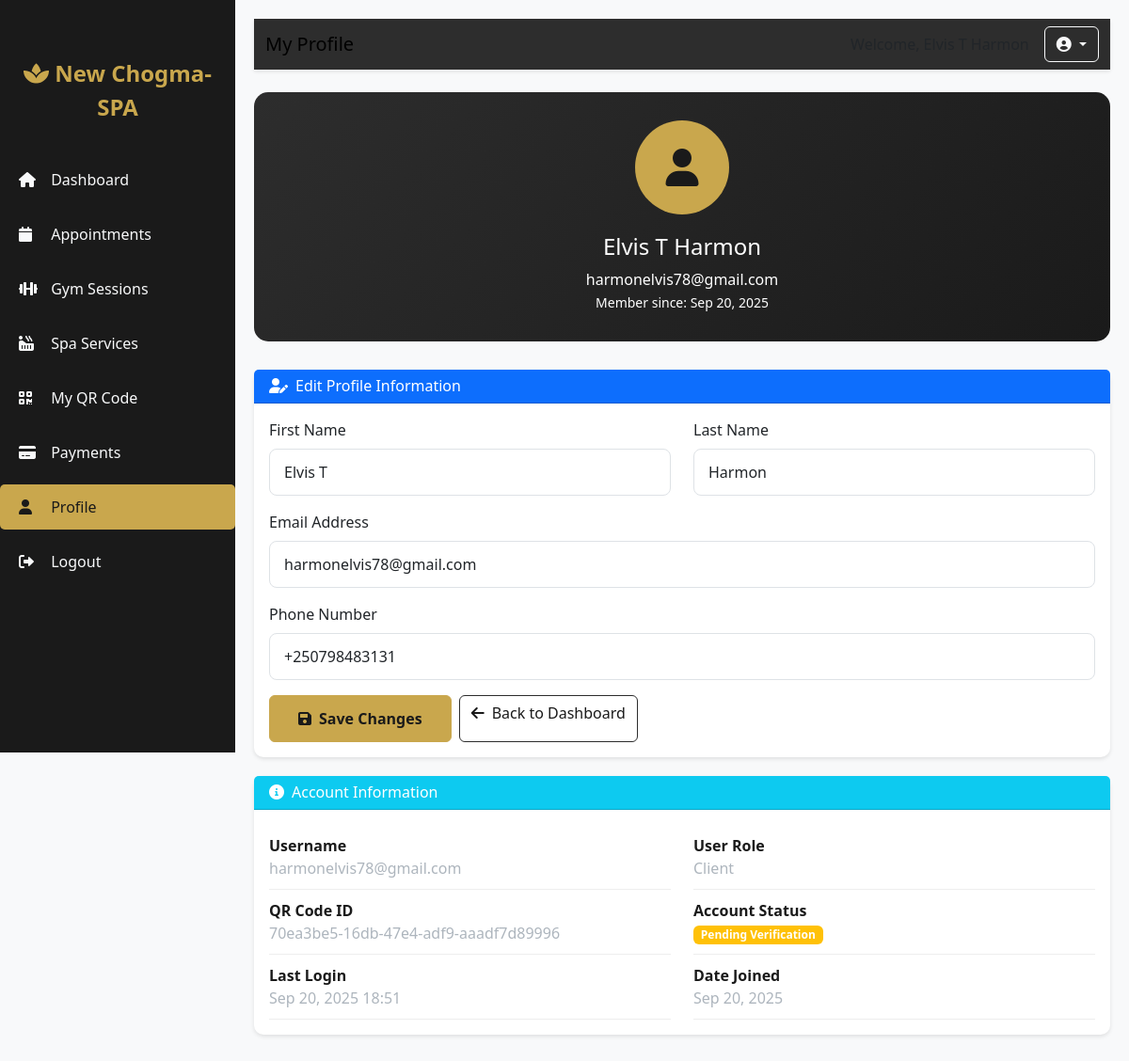
The app's page /client/profile/ (signed in) with its own data.
### accounts/models.py (models this page shows, shortened)
class CustomUser(AbstractUser):
    CLIENT = 'client'
    ADMIN = 'admin'
    STAFF = 'staff'
    ROLE_CHOICES = [
        (CLIENT, 'Client'),
        (ADMIN, 'Admin'),
        (STAFF, 'Staff'),
    ]
    phone_regex = RegexValidator(
        regex=r'^\+250\d{9}$',
        message="Phone number must be in the format: '+250xxxxxxxxx' where x is a digit (12 digits total)"
    )
    role = models.CharField(max_length=10, choices=ROLE_CHOICES, default=CLIENT)
    phone_number = models.CharField(
        max_length=15,
        blank=True,
        validators=[phone_regex],
        unique=True,
        error_messages={'unique': 'A user with this phone number already exists.'}
    )
    email = models.EmailField(unique=True, error_messages={'unique': 'A user with this email already exists.'})
    qr_code = models.UUIDField(default=uuid.uuid4, editable=False, unique=True)
    date_joined = models.DateTimeField(auto_now_add=True)
    is_verified = models.BooleanField(default=False)
    groups = models.ManyToManyField(
        'auth.Group',
        verbose_name='groups',
        blank=True,
        help_text='The groups this user belongs to.',
        related_name="customuser_set",
        related_query_name="user",
    )
    user_permissions = models.ManyToManyField(
        'auth.Permission',
        verbose_name='user permissions',
        blank=True,
        help_text='Specific permissions for this user.',
        related_name="customuser_set",
        related_query_name="user",
    )
    def get_full_name(self):
        return f"{self.first_name} {self.last_name}".strip()
    class Meta:
        verbose_name = 'User'
        verbose_name_plural = 'Users'

### client/views.py (the view)
# urls.py: path('profile/', views.client_profile, name='profile'),
@login_required
def client_profile(request):
    if request.user.role != CustomUser.CLIENT:
        messages.error(request, 'You do not have permission to access this page.')
        return redirect('accounts:login')
    user = request.user
    if request.method == 'POST':
        form = UserProfileForm(request.POST, instance=user)
        if form.is_valid():
            form.save()
            messages.success(request, 'Profile updated successfully!')
            return redirect('client:profile')
        else:
            messages.error(request, 'Please correct the errors below.')
    else:
        form = UserProfileForm(instance=user)
    context = {
        'user': user,
        'form': form,
        'active_tab': 'profile',
    }
    return render(request, 'client/profile.html', context)

### accounts/forms.py (shortened to what this page needs)
class UserProfileForm(forms.ModelForm):
    class Meta:
        model = CustomUser
        fields = ['first_name', 'last_name', 'email', 'phone_number']
        widgets = {
            'first_name': forms.TextInput(attrs={
                'class': 'form-control',
                'placeholder': 'Enter your first name'
            }),
            'last_name': forms.TextInput(attrs={
                'class': 'form-control',
                'placeholder': 'Enter your last name'
            }),
            'email': forms.EmailInput(attrs={
                'class': 'form-control',
                'placeholder': 'Enter your email'
            }),
            'phone_number': forms.TextInput(attrs={
                'class': 'form-control',
                'placeholder': 'Enter your phone number (+250xxxxxxxxx)'
            }),
        }

### templates/client/profile.html (shortened to what this page needs)
<!DOCTYPE html>
<html lang="en">
<head>
    <link href="https://cdn.jsdelivr.net/npm/bootstrap@5.3.0-alpha1/dist/css/bootstrap.min.css" rel="stylesheet">
    <link rel="stylesheet" href="https://cdnjs.cloudflare.com/ajax/libs/font-awesome/6.0.0/css/all.min.css">
</head>
<body>
    <div class="sidebar" id="sidebar">
        <div class="logo">
            <i class="fas fa-spa"></i> New Chogma-SPA
        </div>
        <nav class="nav flex-column">
            <a class="nav-link" href="{% url 'client:dashboard' %}">
                <i class="fas fa-home"></i> Dashboard
            </a>
            <a class="nav-link" href="#">
                <i class="fas fa-calendar"></i> Appointments
            </a>
            <a class="nav-link" href="#">
                <i class="fas fa-dumbbell"></i> Gym Sessions
            </a>
            <a class="nav-link {% if active_tab == 'services' %}active{% endif %}" href="{% url 'client:services' %}">
                <i class="fas fa-hot-tub"></i> Spa Services
            </a>
            <a class="nav-link" href="#">
                <i class="fas fa-qrcode"></i> My QR Code
            </a>
            <a class="nav-link" href="#">
                <i class="fas fa-credit-card"></i> Payments
            </a>
            <a class="nav-link active" href="{% url 'client:profile' %}">
                <i class="fas fa-user"></i> Profile
            </a>
            <a class="nav-link" href="{% url 'accounts:logout' %}">
                <i class="fas fa-sign-out-alt"></i> Logout
            </a>
        </nav>
    </div>
    <div class="main-content" id="mainContent">
        <nav class="navbar navbar-expand-lg mb-4">
            <div class="container-fluid">
                <span class="navbar-brand mb-0 h1">My Profile</span>
                <div class="d-flex align-items-center">
                    <span class="me-3 d-none d-md-block">Welcome, {{ user.get_full_name|default:user.username }}</span>
                    <div class="dropdown">
                        <button class="btn btn-outline-light dropdown-toggle" type="button" data-bs-toggle="dropdown">
                            <i class="fas fa-user-circle"></i>
                        </button>
                    </div>
                </div>
            </div>
        </nav>
        <div class="profile-header">
            <div class="row align-items-center">
                <div class="col-12 text-center">
                    <div class="profile-avatar">
                        <i class="fas fa-user"></i>
                    </div>
                    <h4>{{ user.get_full_name|default:user.username }}</h4>
                    <p class="mb-0">{{ user.email }}</p>
                    <small>Member since: {{ user.date_joined|date:"M d, Y" }}</small>
                </div>
            </div>
        </div>
        <div class="card">
            <div class="card-header bg-primary text-white">
                <h6 class="mb-0"><i class="fas fa-user-edit me-2"></i>Edit Profile Information</h6>
            </div>
            <div class="card-body">
                <form method="post" novalidate>
                    <div class="row">
                        <div class="col-md-6">
                            <div class="mb-3">
                                <label for="firstName" class="form-label">First Name</label>
                                <input type="text" class="form-control {% if form.first_name.errors %}is-invalid{% endif %}"
                                       id="firstName" name="first_name"
                                       value="{{ form.first_name.value|default:user.first_name }}"
                                       placeholder="Enter your first name" required>
                            </div>
                        </div>
                        <div class="col-md-6">
                            <div class="mb-3">
                                <label for="lastName" class="form-label">Last Name</label>
                                <input type="text" class="form-control {% if form.last_name.errors %}is-invalid{% endif %}"
                                       id="lastName" name="last_name"
                                       value="{{ form.last_name.value|default:user.last_name }}"
                                       placeholder="Enter your last name" required>
                            </div>
                        </div>
                    </div>
                    <div class="mb-3">
                        <label for="email" class="form-label">Email Address</label>
                        <input type="email" class="form-control {% if form.email.errors %}is-invalid{% endif %}"
                               id="email" name="email"
                               value="{{ form.email.value|default:user.email }}"
                               placeholder="Enter your email" required>
                    </div>
                    <div class="mb-3">
                        <label for="phone" class="form-label">Phone Number</label>
                        <input type="tel" class="form-control {% if form.phone_number.errors %}is-invalid{% endif %}"
                               id="phone" name="phone_number"
                               value="{{ form.phone_number.value|default:user.phone_number }}"
                               placeholder="Enter your phone number (+250xxxxxxxxx)" required>
                    </div>
                    <div class="d-flex gap-2">
                        <button type="submit" class="btn btn-primary">
                            <i class="fas fa-save me-2"></i>Save Changes
                        </button>
                        <a href="{% url 'client:dashboard' %}" class="btn btn-outline-secondary">
                            <i class="fas fa-arrow-left me-2"></i>Back to Dashboard
                        </a>
                    </div>
                </form>
            </div>
        </div>
        <div class="card">
            <div class="card-header bg-info text-white">
                <h6 class="mb-0"><i class="fas fa-info-circle me-2"></i>Account Information</h6>
            </div>
            <div class="card-body">
                <div class="row">
                    <div class="col-md-6">
                        <div class="info-item">
                            <div class="info-label">Username</div>
                            <div class="info-value">{{ user.username }}</div>
                        </div>
                    </div>
                    <div class="col-md-6">
                        <div class="info-item">
                            <div class="info-label">User Role</div>
                            <div class="info-value">{{ user.get_role_display }}</div>
                        </div>
                    </div>
                    <div class="col-md-6">
                        <div class="info-item">
                            <div class="info-label">QR Code ID</div>
                            <div class="info-value">{{ user.qr_code }}</div>
                        </div>
                    </div>
                    <div class="col-md-6">
                        <div class="info-item">
                            <div class="info-label">Account Status</div>
                            <div class="info-value">
                                {% if user.is_verified %}
                                    <span class="badge bg-success">Verified</span>
                                {% else %}
                                    <span class="badge bg-warning">Pending Verification</span>
                                {% endif %}
                            </div>
                        </div>
                    </div>
                    <div class="col-md-6">
                        <div class="info-item">
                            <div class="info-label">Last Login</div>
                            <div class="info-value">{{ user.last_login|date:"M d, Y H:i"|default:"Never" }}</div>
                        </div>
                    </div>
                    <div class="col-md-6">
                        <div class="info-item">
                            <div class="info-label">Date Joined</div>
                            <div class="info-value">{{ user.date_joined|date:"M d, Y" }}</div>
                        </div>
                    </div>
                </div>
            </div>
        </div>
    </div>
</body>
</html>

### templates/client/profile.html (style rules this page uses)
:root { --primary-dark: #1a1a1a; --primary-light: #2d2d2d; --accent: #c9a74d; --text-light: #f8f9fa; --text-muted: #adb5bd; }
body { background-color: #f8f9fa; font-family: 'Segoe UI', Tahoma, Geneva, Verdana, sans-serif; padding-bottom: 60px; }
.sidebar { background-color: var(--primary-dark); color: var(--text-light); position: fixed; top: 0; left: -250px; width: 250px; height: 100vh; padding-top: 60px; transition: left 0.3s ease; z-index: 1000; }
.main-content { padding: 20px 15px; transition: margin-left 0.3s ease; }
.navbar { background-color: var(--primary-light); box-shadow: 0 2px 4px rgba(0,0,0,0.1); position: sticky; top: 0; z-index: 100; }
.logo { color: var(--accent); font-size: 1.5rem; font-weight: bold; text-align: center; margin-bottom: 30px; padding: 0 15px; }
.nav-link { color: var(--text-light); padding: 12px 20px; margin: 5px 0; border-radius: 5px; transition: all 0.3s; }
.nav-link:hover, .nav-link.active { background-color: var(--accent); color: var(--primary-dark); }
.nav-link i { width: 20px; margin-right: 10px; }
.card { border: none; border-radius: 10px; box-shadow: 0 2px 4px rgba(0,0,0,0.1); margin-bottom: 20px; }
.profile-header { background: linear-gradient(135deg, var(--primary-light) 0%, var(--primary-dark) 100%); color: white; padding: 30px; border-radius: 15px; margin-bottom: 30px; text-align: center; }
.profile-avatar { width: 100px; height: 100px; border-radius: 50%; background-color: var(--accent); display: flex; align-items: center; justify-content: center; margin: 0 auto 20px; font-size: 2.5rem; color: var(--primary-dark); }
.form-control { border-radius: 8px; padding: 12px 15px; margin-bottom: 5px; }
.btn-primary { background-color: var(--accent); border-color: var(--accent); color: var(--primary-dark); font-weight: 600; padding: 12px 30px; }
.btn-outline-secondary { border-color: var(--primary-light); color: var(--primary-dark); }
@media (min-width: 768px) { .sidebar { left: 0; } }
@media (min-width: 768px) { .main-content { margin-left: 250px; padding: 20px; } }
.info-item { padding: 10px 0; border-bottom: 1px solid #eee; }
.info-label { font-weight: 600; color: var(--primary-dark); }
.info-value { color: var(--text-muted); }

### records on screen
CustomUser: get_full_name "Elvis T Harmon", email "harmonelvis78@gmail.com", date_joined "Sep 20, 2025", first_name "Elvis T", last_name "Harmon", phone_number "+250798483131", username "harmonelvis78@gmail.com", role "Client", qr_code "70ea3be5-16db-47e4-adf9-aaadf7d89996", last_login "Sep 20, 2025 18:51"
